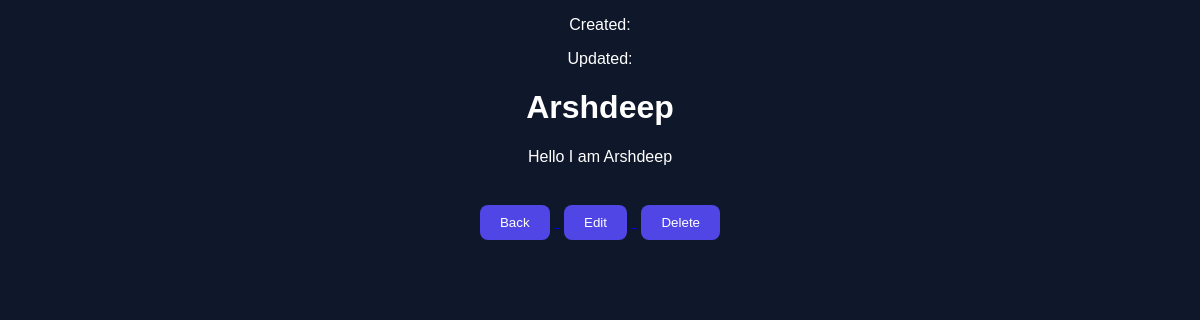
/story/2 (signed in), run on an earlier commit of the app's database.
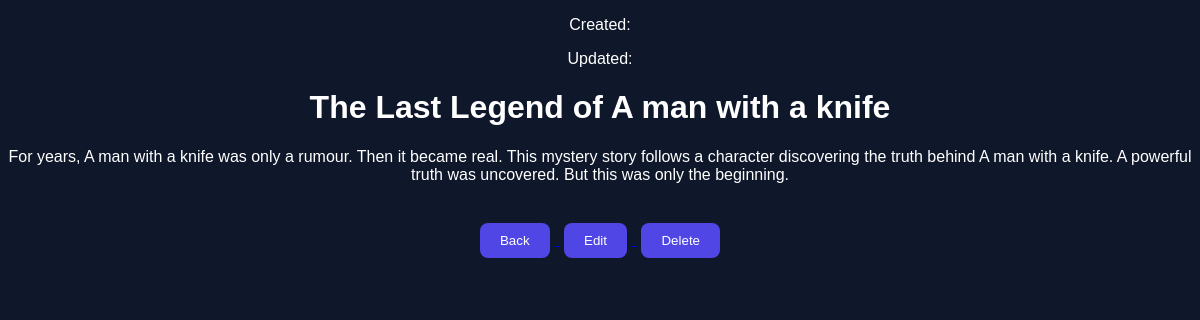
And on a later commit of the database.
### models.py (models this page shows)
class Story(db.Model):
    id = db.Column(
        db.Integer,
        primary_key=True
    )
    title = db.Column(
        db.String(200),
        nullable=False
    )
    content = db.Column(
        db.Text,
        nullable=False
    )
    user_id = db.Column(
        db.Integer,
        db.ForeignKey("user.id"),
        nullable=False
    )

### app.py (the view)
@app.route("/story/<int:story_id>")
@login_required
def story_detail(story_id):
    story = Story.query.get_or_404(story_id)
    if story.user_id != current_user.id:
        flash(
            "You do not have permission to view that story.",
            "error"
        )
        return redirect(url_for("dashboard"))
    return render_template(
        "story_detail.html",
        story=story
    )

### app.py (called while the page is built)
@login_manager.user_loader
def load_user(user_id):
    return User.query.get(int(user_id))

### templates/story_detail.html (shortened to what this page needs)
<!DOCTYPE html>
<html>
<head>
    <p>
        Created:
    </p>
    <p>
        Updated:
    </p>
    <link rel="stylesheet" href="{{ url_for('static', filename='css/style.css') }}">
</head>
<body>
    <h1>{{ story.title }}</h1>
    <p>{{ story.content }}</p>
    <br>
    <a href="/dashboard">
        <button>Back</button>
    </a>
    <a href="/edit-story/{{ story.id }}">
        <button>Edit</button>
    </a>
    <a href="/delete-story/{{ story.id }}">
        <button>Delete</button>
    </a>
</body>
</html>

### static/css/style.css (style rules this page uses)
body { font-family: Arial, sans-serif; background: #0f172a; color: white; text-align: center; margin: 0; }
button { background: #4f46e5; color: white; border: none; padding: 10px 20px; margin: 5px; cursor: pointer; border-radius: 8px; }

What changed in the data, as far as the page shows it:
changed Story: title "Arshdeep" → "The Last Legend of A man with a knife"; content "Hello I am Arshdeep" → "For years, A man with a knife was only a rumour. Then it became real. This mystery story follows a character discovering the truth behind A man with a knife. A powerful truth was uncovered. But this was only the beginning."
